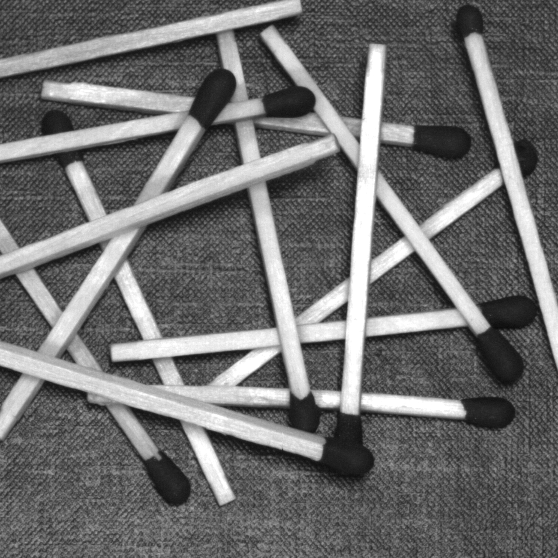
%> input picture Sem-5/Digital Image Processing/Assignment 3/stick1.tif, 558 x 558 px
$ octave A1.m   (GNU Octave 9; MATLAB toolbox functions it lacks are replaced by stand-ins)
%> lines starting %> are read from the running program, lines starting %| are printed output that depends on the picture
% 1. Addition of two images.

i1 = imread("stick1.tif");
%> i1 is the input picture: size 558x558 uint8; min 11, max 255, mean 109.5
subplot(1,3,1);
imshow(i1);
title("Image1");

i2 = imread("stick2.tif");
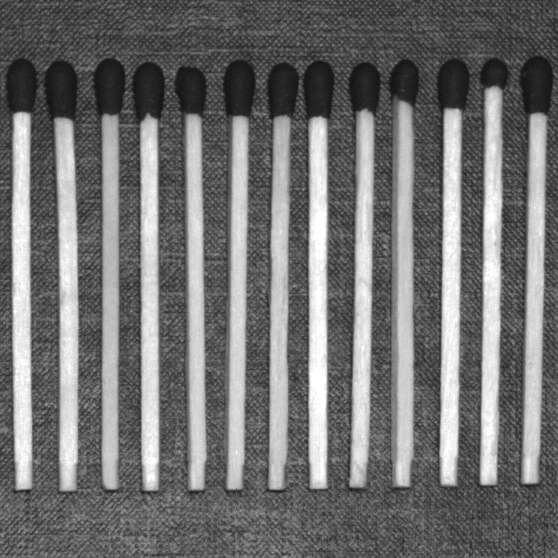
%> input picture Sem-5/Digital Image Processing/Assignment 3/stick2.tif, 558 x 558 px
%> i2 is the input picture: size 558x558 uint8; min 17, max 255, mean 112.9
subplot(1,3,2);
imshow(i2);
title("Image2");

i = imadd(i1,i2);
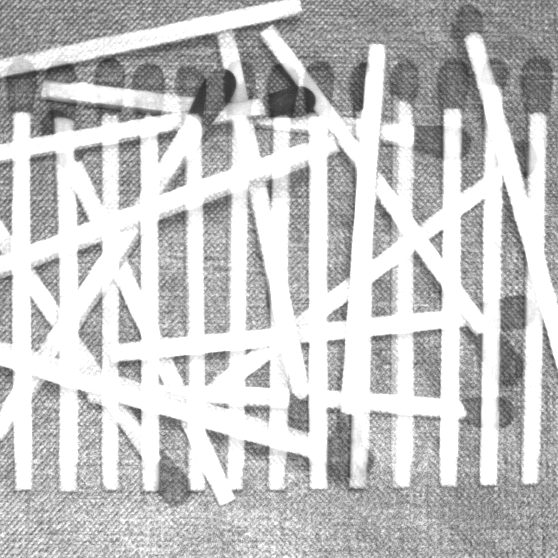
%> i: size 558x558 uint8; min 47, max 255, mean 196.9
subplot(1,3,3);
imshow(i);
title("Image1 + Image2");
